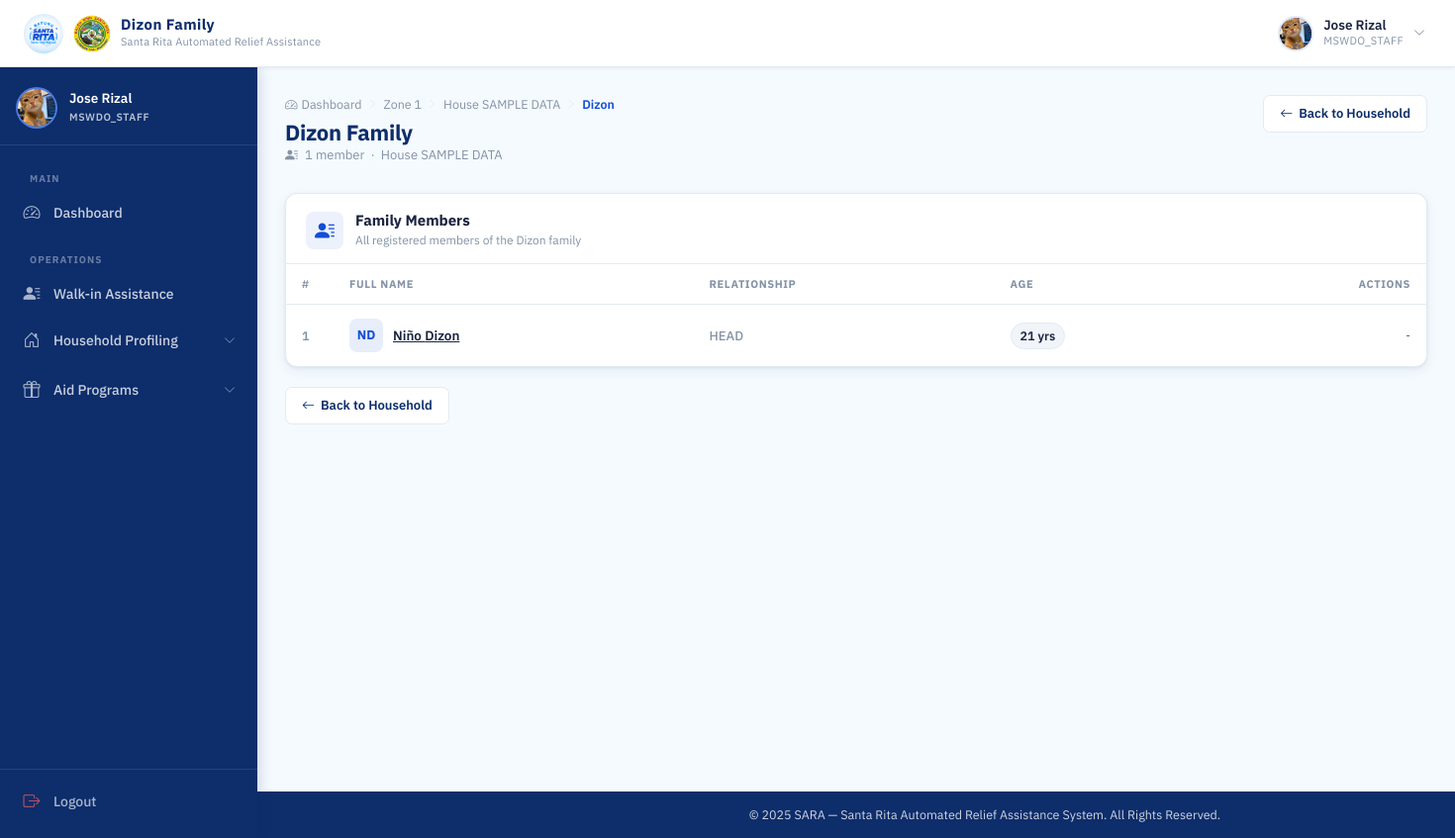
Before: /barangay/families/85/ (signed in) with the older database file.
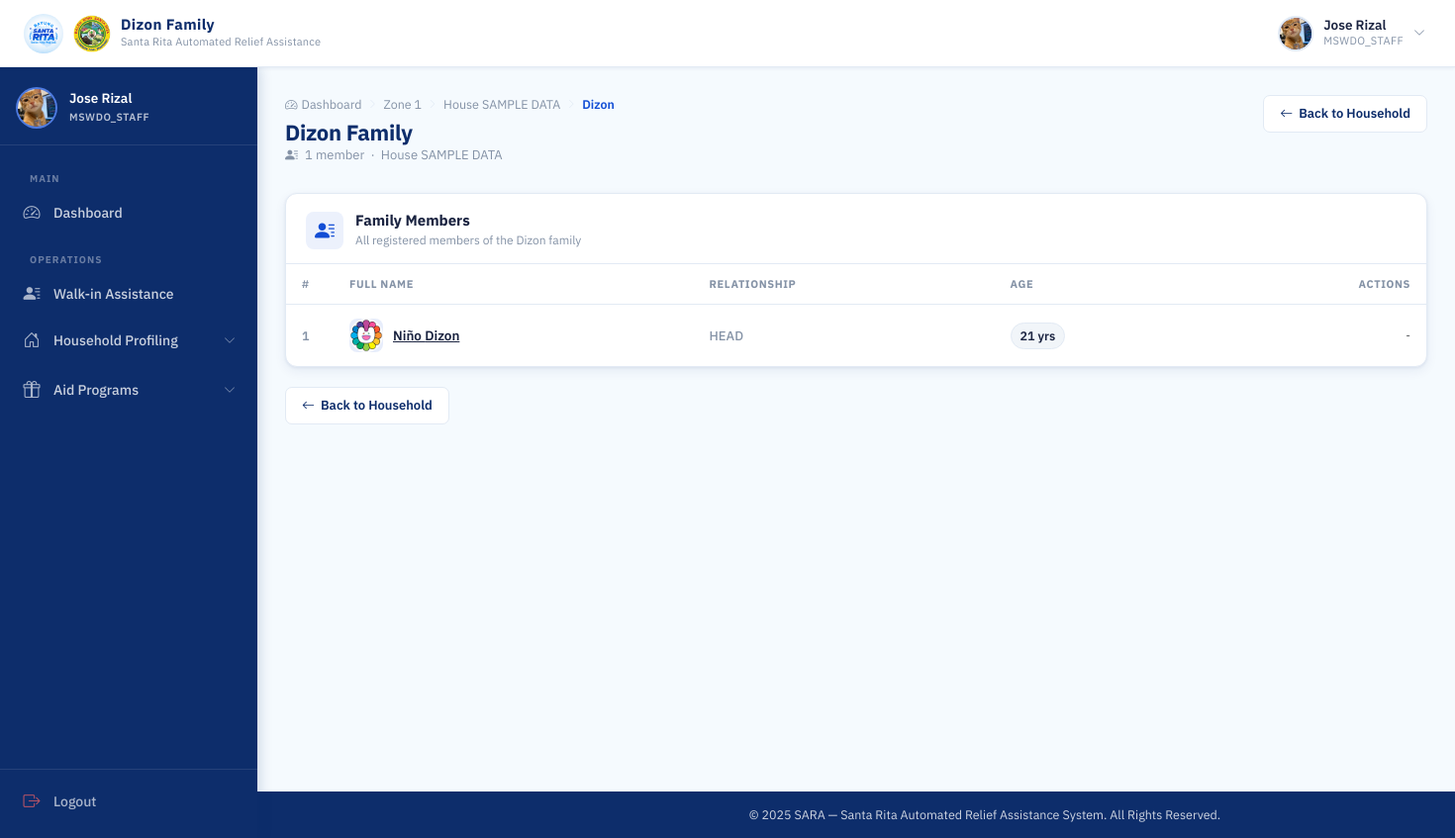
After: the same page with the newer database file.
### households/models.py (models this page shows, shortened)
class FamilyMember(models.Model):
    family = models.ForeignKey(
        Family,
        on_delete=models.CASCADE,
        related_name='members'
    )
    first_name = models.CharField(max_length=100)
    middle_name = models.CharField(max_length=100, blank=True, null=True)
    last_name = models.CharField(max_length=100)
    suffix = models.CharField(max_length=20, blank=True, null=True)
    relationship = models.CharField(max_length=20, choices=RELATIONSHIP_CHOICES)
    birthdate = models.DateField(null=True, blank=True)
    birthplace = models.CharField(max_length=150, blank=True, null=True)
    sex = models.CharField(max_length=1, choices=SEX_CHOICES, blank=True, null=True)
    civil_status = models.CharField(max_length=50, choices=CIVIL_STATUS_CHOICES, blank=True, null=True)
    government_id_type = models.CharField(
        max_length=20, choices=GOVERNMENT_ID_CHOICES,
        blank=True, default='PHILSYS'
    )
    government_id_number = models.CharField(max_length=50, blank=True, null=True)
    religion = models.CharField(max_length=100, blank=True, null=True)
    citizenship = models.CharField(max_length=50, default='Filipino', blank=True, null=True)
    occupation = models.CharField(max_length=150, blank=True, null=True)
    contact_number = models.CharField(
        max_length=13,
        blank=True,
        null=True,
        validators=[
            RegexValidator(
                regex=r'^(09|\+639)\d{9}$',
                message="Phone number must be entered in the format: '09XXXXXXXXX' or '+639XXXXXXXXX'."
            )
        ]
    )
    email = models.EmailField(blank=True, null=True)
    monthly_income = models.DecimalField(max_digits=10, decimal_places=2, default=0)
    educational_attainment = models.CharField(max_length=50, choices=EDUCATIONAL_ATTAINMENT_CHOICES, blank=True, null=True)
    education_status = models.CharField(max_length=50, choices=EDUCATION_STATUS_CHOICES, blank=True, null=True)
    is_pwd = models.BooleanField(default=False)
    is_solo_parent = models.BooleanField(default=False)
    is_senior_citizen = models.BooleanField(default=False)
    is_indigenous = models.BooleanField(default=False)
    is_out_of_school_youth = models.BooleanField(default=False)
    is_out_of_school_children = models.BooleanField(default=False)
    profile_image = models.ImageField(upload_to=resident_profile_image_path, blank=True, null=True)
    @property
    def age(self):
        if self.birthdate:
            today = datetime.date.today()
            return today.year - self.birthdate.year - ((today.month, today.day) < (self.birthdate.month, self.birthdate.day))
        return None

### households/views.py (the view)
# urls.py: path('barangay/families/<int:family_id>/', views.family_detail, name='family_detail'),
@login_required
@session_protected
def family_detail(request, family_id):
    if request.user.role not in ('BARANGAY', 'MSWDO_STAFF'):
        return HttpResponseForbidden("Access Denied")
    if request.user.role == 'BARANGAY':
        family = get_object_or_404(
            Family.objects.select_related(
                'household', 'household__zone', 'household__barangay'
            ),
            id=family_id,
            household__barangay=request.user.barangay
        )
    else:
        family = get_object_or_404(
            Family.objects.select_related(
                'household', 'household__zone', 'household__barangay'
            ),
            id=family_id
        )
    members = family.members.all().order_by('first_name', 'last_name')
    return render(request, 'households/family_detail.html', {
        'family': family,
        'members': members
    })

### accounts/context_processors.py (called while the page is built)
def auth_required(request):
    return {
        'requires_auth': request.user.is_authenticated
    }

### households/templates/households/family_detail.html (shortened to what the changed rows need)
{% extends 'base.html' %}
{% load static %}
{% block css %}
<link rel="stylesheet" href="{% static 'css/mswdo_dashboard.css' %}">
<link rel="stylesheet" href="{% static 'css/barangay_accounts.css' %}">
<link rel="stylesheet" href="{% static 'css/barangay_list.css' %}">
<link rel="stylesheet" href="{% static 'css/households.css' %}">
<link rel="stylesheet" href="{% static 'css/scan_rfid.css' %}">
{% endblock %}
{% block content %}
<div class="dash-page-header">
  <div>
    <div class="d-flex align-items-center gap-2">
      <h1 class="dash-page-title mb-0">{{ family.family_name }} Family</h1>
    </div>
  </div>
</div>
<div class="dash-panel">
  <div class="dash-panel__header">
    <div class="dash-panel__header-left">
      <div>
        <h2 class="dash-panel__title">Family Members</h2>
      </div>
    </div>
  </div>
  <div class="dash-panel__body p-0">
    <div class="table-responsive">
      <table class="acct-table">
        <thead>
          <tr>
            <th class="acct-th">#</th>
            <th class="acct-th">Full Name</th>
            <th class="acct-th">Relationship</th>
            <th class="acct-th">Age</th>
            <th class="acct-th acct-th--actions">Actions</th>
          </tr>
        </thead>
        <tbody>
          {% for member in members %}
          <tr class="acct-row">
            <td class="acct-td acct-td--num">{{ forloop.counter }}</td>
            <td class="acct-td">
              <div class="acct-barangay-cell">
                <div class="acct-avatar">
                  {% if member.profile_image %}
                  <img src="{{ member.profile_image.url }}" alt="Photo"
                    style="width: 100%; height: 100%; object-fit: cover; border-radius: 50%;">
                  {% else %}
                  {{ member.first_name|first|upper }}{{ member.last_name|first|upper }}
                  {% endif %}
                </div>
                <a href="#" class="hh-family-link member-detail-trigger" data-member-id="{{ member.id }}"
                  style="text-decoration: none; color: inherit;"><span class="acct-barangay-name"
                    style="cursor: pointer; text-decoration: underline;">{{ member.first_name }} {{ member.last_name }}</span></a>
              </div>
            </td>
            <td class="acct-td">
              <span class="hh-relationship">{{ member.relationship }}</span>
            </td>
            <td class="acct-td">
              <span class="hh-age-badge">{{ member.age }} yrs</span>
            </td>
            <td class="acct-td acct-td--actions">
              <div class="acct-actions">
                {% if user.role == 'BARANGAY' %}
                <a href="{% url 'edit_family_member' member.id %}" class="acct-btn acct-btn--edit">
                  <i class="bi bi-pencil"></i><span>Edit</span>
                </a>
                <button type="button" class="acct-btn acct-btn--delete member-remove-trigger"
                        data-member-id="{{ member.id }}"
                        data-member-name="{{ member.first_name }} {{ member.last_name }}">
                  <i class="bi bi-trash"></i><span>Remove</span>
                </button>
                {% else %}
                <span class="text-muted small">-</span>
                {% endif %}
              </div>
            </td>
          </tr>
          {% endfor %}
        </tbody>
      </table>
    </div>
  </div>
</div>
{% endblock %}

Changed rows visible on the page:
changed FamilyMember "Niño": profile_image: picture added; first_name|first "N" → (not shown); last_name|first "D" → (not shown)
